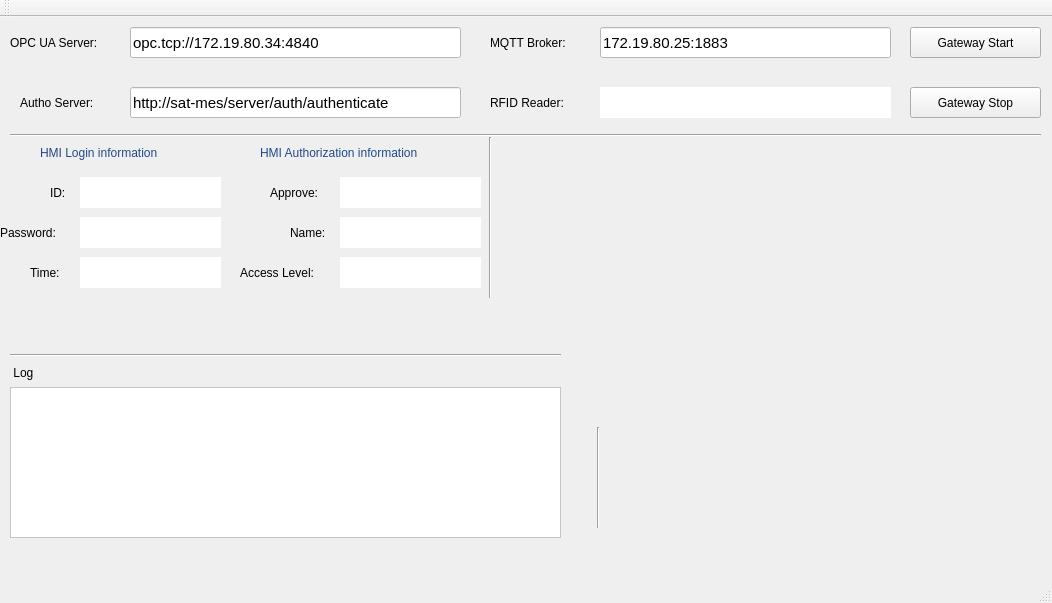
<?xml version="1.0" encoding="UTF-8"?>
<ui version="4.0">
 <class>HmiAuthorization</class>
 <widget class="QMainWindow" name="HmiAuthorization">
  <property name="geometry">
   <rect>
    <x>0</x>
    <y>0</y>
    <width>1052</width>
    <height>603</height>
   </rect>
  </property>
  <property name="windowTitle">
   <string>Gateway</string>
  </property>
  <widget class="QWidget" name="centralWidget">
   <widget class="QLabel" name="label">
    <property name="geometry">
     <rect>
      <x>10</x>
      <y>10</y>
      <width>111</width>
      <height>31</height>
     </rect>
    </property>
    <property name="text">
     <string>OPC UA Server:</string>
    </property>
   </widget>
   <widget class="QLineEdit" name="lineEditOpcUrl">
    <property name="geometry">
     <rect>
      <x>130</x>
      <y>10</y>
      <width>331</width>
      <height>31</height>
     </rect>
    </property>
    <property name="font">
     <font>
      <pointsize>11</pointsize>
     </font>
    </property>
    <property name="styleSheet">
     <string notr="true">background-color: rgb(255, 255, 255);</string>
    </property>
    <property name="text">
     <string>opc.tcp://172.19.80.34:4840</string>
    </property>
   </widget>
   <widget class="QLabel" name="label_2">
    <property name="geometry">
     <rect>
      <x>20</x>
      <y>70</y>
      <width>111</width>
      <height>31</height>
     </rect>
    </property>
    <property name="text">
     <string>Autho Server:</string>
    </property>
   </widget>
   <widget class="QLineEdit" name="lineEditAuthoUrl">
    <property name="geometry">
     <rect>
      <x>130</x>
      <y>70</y>
      <width>331</width>
      <height>31</height>
     </rect>
    </property>
    <property name="font">
     <font>
      <pointsize>11</pointsize>
     </font>
    </property>
    <property name="styleSheet">
     <string notr="true">background-color: rgb(255, 255, 255);</string>
    </property>
    <property name="text">
     <string>http://sat-mes/server/auth/authenticate</string>
    </property>
   </widget>
   <widget class="QPushButton" name="pushButtonStart">
    <property name="geometry">
     <rect>
      <x>910</x>
      <y>10</y>
      <width>131</width>
      <height>31</height>
     </rect>
    </property>
    <property name="text">
     <string>Gateway Start</string>
    </property>
   </widget>
   <widget class="QPushButton" name="pushButtonStop">
    <property name="geometry">
     <rect>
      <x>910</x>
      <y>70</y>
      <width>131</width>
      <height>31</height>
     </rect>
    </property>
    <property name="text">
     <string>Gateway Stop</string>
    </property>
   </widget>
   <widget class="QLabel" name="label_3">
    <property name="geometry">
     <rect>
      <x>40</x>
      <y>120</y>
      <width>181</width>
      <height>31</height>
     </rect>
    </property>
    <property name="styleSheet">
     <string notr="true">color: rgb(32, 74, 135);</string>
    </property>
    <property name="text">
     <string>HMI Login information</string>
    </property>
   </widget>
   <widget class="QLabel" name="label_4">
    <property name="geometry">
     <rect>
      <x>260</x>
      <y>120</y>
      <width>221</width>
      <height>31</height>
     </rect>
    </property>
    <property name="styleSheet">
     <string notr="true">color: rgb(32, 74, 135);</string>
    </property>
    <property name="text">
     <string>HMI Authorization information</string>
    </property>
   </widget>
   <widget class="QLabel" name="label_5">
    <property name="geometry">
     <rect>
      <x>50</x>
      <y>160</y>
      <width>31</width>
      <height>31</height>
     </rect>
    </property>
    <property name="text">
     <string>ID:</string>
    </property>
   </widget>
   <widget class="QLabel" name="label_6">
    <property name="geometry">
     <rect>
      <x>0</x>
      <y>200</y>
      <width>71</width>
      <height>31</height>
     </rect>
    </property>
    <property name="text">
     <string>Password:</string>
    </property>
   </widget>
   <widget class="QLabel" name="label_7">
    <property name="geometry">
     <rect>
      <x>270</x>
      <y>160</y>
      <width>81</width>
      <height>31</height>
     </rect>
    </property>
    <property name="text">
     <string>Approve:</string>
    </property>
   </widget>
   <widget class="QLabel" name="label_8">
    <property name="geometry">
     <rect>
      <x>290</x>
      <y>200</y>
      <width>71</width>
      <height>31</height>
     </rect>
    </property>
    <property name="text">
     <string>Name:</string>
    </property>
   </widget>
   <widget class="QLabel" name="label_9">
    <property name="geometry">
     <rect>
      <x>240</x>
      <y>240</y>
      <width>101</width>
      <height>31</height>
     </rect>
    </property>
    <property name="text">
     <string>Access Level:</string>
    </property>
   </widget>
   <widget class="QLabel" name="labelID">
    <property name="geometry">
     <rect>
      <x>80</x>
      <y>160</y>
      <width>141</width>
      <height>31</height>
     </rect>
    </property>
    <property name="styleSheet">
     <string notr="true">background-color: rgb(255, 255, 255);</string>
    </property>
    <property name="text">
     <string/>
    </property>
    <property name="alignment">
     <set>Qt::AlignCenter</set>
    </property>
   </widget>
   <widget class="QLabel" name="labelPassword">
    <property name="geometry">
     <rect>
      <x>80</x>
      <y>200</y>
      <width>141</width>
      <height>31</height>
     </rect>
    </property>
    <property name="styleSheet">
     <string notr="true">background-color: rgb(255, 255, 255);</string>
    </property>
    <property name="text">
     <string/>
    </property>
    <property name="alignment">
     <set>Qt::AlignCenter</set>
    </property>
   </widget>
   <widget class="QLabel" name="labelApprove">
    <property name="geometry">
     <rect>
      <x>340</x>
      <y>160</y>
      <width>141</width>
      <height>31</height>
     </rect>
    </property>
    <property name="styleSheet">
     <string notr="true">background-color: rgb(255, 255, 255);</string>
    </property>
    <property name="text">
     <string/>
    </property>
    <property name="alignment">
     <set>Qt::AlignCenter</set>
    </property>
   </widget>
   <widget class="QLabel" name="labelName">
    <property name="geometry">
     <rect>
      <x>340</x>
      <y>200</y>
      <width>141</width>
      <height>31</height>
     </rect>
    </property>
    <property name="styleSheet">
     <string notr="true">background-color: rgb(255, 255, 255);</string>
    </property>
    <property name="text">
     <string/>
    </property>
    <property name="alignment">
     <set>Qt::AlignCenter</set>
    </property>
   </widget>
   <widget class="QLabel" name="labelAccessLevel">
    <property name="geometry">
     <rect>
      <x>340</x>
      <y>240</y>
      <width>141</width>
      <height>31</height>
     </rect>
    </property>
    <property name="styleSheet">
     <string notr="true">background-color: rgb(255, 255, 255);</string>
    </property>
    <property name="text">
     <string/>
    </property>
    <property name="alignment">
     <set>Qt::AlignCenter</set>
    </property>
   </widget>
   <widget class="QLabel" name="label_15">
    <property name="geometry">
     <rect>
      <x>30</x>
      <y>240</y>
      <width>41</width>
      <height>31</height>
     </rect>
    </property>
    <property name="text">
     <string>Time:</string>
    </property>
   </widget>
   <widget class="QLabel" name="labelTimeLogin">
    <property name="geometry">
     <rect>
      <x>80</x>
      <y>240</y>
      <width>141</width>
      <height>31</height>
     </rect>
    </property>
    <property name="styleSheet">
     <string notr="true">background-color: rgb(255, 255, 255);</string>
    </property>
    <property name="text">
     <string/>
    </property>
    <property name="alignment">
     <set>Qt::AlignCenter</set>
    </property>
   </widget>
   <widget class="Line" name="line">
    <property name="geometry">
     <rect>
      <x>10</x>
      <y>110</y>
      <width>1031</width>
      <height>16</height>
     </rect>
    </property>
    <property name="orientation">
     <enum>Qt::Horizontal</enum>
    </property>
   </widget>
   <widget class="Line" name="line_2">
    <property name="geometry">
     <rect>
      <x>590</x>
      <y>410</y>
      <width>16</width>
      <height>101</height>
     </rect>
    </property>
    <property name="orientation">
     <enum>Qt::Vertical</enum>
    </property>
   </widget>
   <widget class="Line" name="line_3">
    <property name="geometry">
     <rect>
      <x>10</x>
      <y>330</y>
      <width>551</width>
      <height>16</height>
     </rect>
    </property>
    <property name="orientation">
     <enum>Qt::Horizontal</enum>
    </property>
   </widget>
   <widget class="QListWidget" name="listWidget">
    <property name="geometry">
     <rect>
      <x>10</x>
      <y>370</y>
      <width>551</width>
      <height>151</height>
     </rect>
    </property>
    <property name="styleSheet">
     <string notr="true">background-color: rgb(255, 255, 255);</string>
    </property>
   </widget>
   <widget class="QLabel" name="label_17">
    <property name="geometry">
     <rect>
      <x>10</x>
      <y>340</y>
      <width>41</width>
      <height>31</height>
     </rect>
    </property>
    <property name="text">
     <string> Log</string>
    </property>
   </widget>
   <widget class="Line" name="line_4">
    <property name="geometry">
     <rect>
      <x>480</x>
      <y>120</y>
      <width>20</width>
      <height>161</height>
     </rect>
    </property>
    <property name="orientation">
     <enum>Qt::Vertical</enum>
    </property>
   </widget>
   <widget class="QLabel" name="label_10">
    <property name="geometry">
     <rect>
      <x>490</x>
      <y>10</y>
      <width>111</width>
      <height>31</height>
     </rect>
    </property>
    <property name="text">
     <string>MQTT Broker:</string>
    </property>
   </widget>
   <widget class="QLineEdit" name="lineEditMqttUrl">
    <property name="geometry">
     <rect>
      <x>600</x>
      <y>10</y>
      <width>291</width>
      <height>31</height>
     </rect>
    </property>
    <property name="font">
     <font>
      <pointsize>11</pointsize>
     </font>
    </property>
    <property name="styleSheet">
     <string notr="true">background-color: rgb(255, 255, 255);</string>
    </property>
    <property name="text">
     <string>172.19.80.25:1883</string>
    </property>
   </widget>
   <widget class="QLabel" name="label_11">
    <property name="geometry">
     <rect>
      <x>490</x>
      <y>70</y>
      <width>111</width>
      <height>31</height>
     </rect>
    </property>
    <property name="text">
     <string>RFID Reader:</string>
    </property>
   </widget>
   <widget class="QLabel" name="labelRFIDPort">
    <property name="geometry">
     <rect>
      <x>600</x>
      <y>70</y>
      <width>291</width>
      <height>31</height>
     </rect>
    </property>
    <property name="styleSheet">
     <string notr="true">background-color: rgb(255, 255, 255);</string>
    </property>
    <property name="text">
     <string/>
    </property>
    <property name="alignment">
     <set>Qt::AlignLeading|Qt::AlignLeft|Qt::AlignVCenter</set>
    </property>
   </widget>
  </widget>
  <widget class="QMenuBar" name="menuBar">
   <property name="geometry">
    <rect>
     <x>0</x>
     <y>0</y>
     <width>1052</width>
     <height>22</height>
    </rect>
   </property>
  </widget>
  <widget class="QToolBar" name="mainToolBar">
   <attribute name="toolBarArea">
    <enum>TopToolBarArea</enum>
   </attribute>
   <attribute name="toolBarBreak">
    <bool>false</bool>
   </attribute>
  </widget>
  <widget class="QStatusBar" name="statusBar"/>
 </widget>
 <layoutdefault spacing="6" margin="11"/>
 <resources/>
 <connections/>
</ui>
